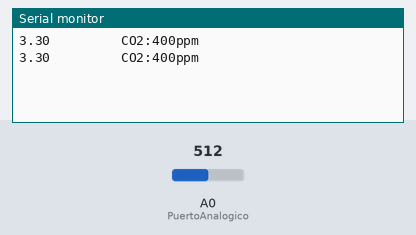
A sketch run on a simulated Arduino Uno, built with avr-gcc and run on an emulated ATmega328P. On the bench: the last lines printed to the serial monitor. The test bench sets the inputs (shaded band); at power-on: A0 (PuertoAnalogico) = 512.

Above: at 1.2 s.
1.3 s: A0 (PuertoAnalogico) set to 716
At 2.3 s:
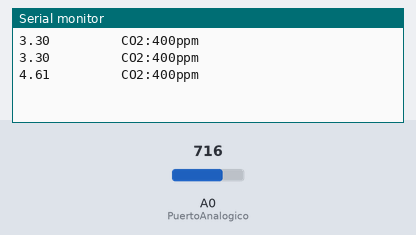
2.8 s: A0 (PuertoAnalogico) set to 900
At 3.6 s:
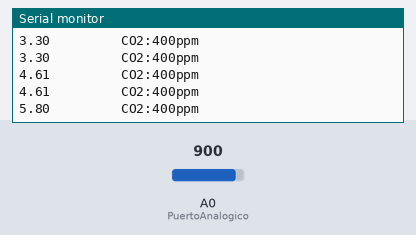
Timing chart, 0 to 5.8 s (numbered marks = the images above; inputs shaded):
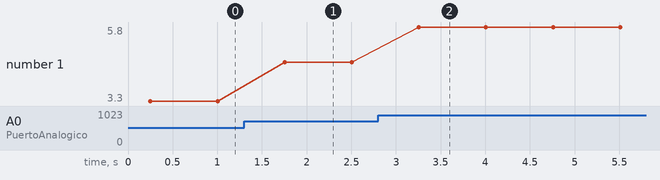

Measured:
- after the input at 1.3 s, the serial monitor: prints a new line after 0.45 s (image 1)
- after the input at 2.8 s, the serial monitor: prints a new line after 0.46 s (image 2)
- plotted number 1: 3.3 → 4.61 after the input at 1.3 s, 4.61 → 5.8 after the input at 2.8 s

The sketch:

MG11_sensor.ino
```cpp
#define         PuertoAnalogico              (0)     //define which analog input channel you are going to use

#define         BOOL_PIN                     (2)
#define         DC_GAIN                      (8.5)   //define the DC gain of amplifier
#define         READ_SAMPLE_INTERVAL         (50)    //define how many samples you are going to take in normal operation
#define         READ_SAMPLE_TIMES            (5)     //define the time interval(in milisecond) between each samples in
#define         ZERO_POINT_VOLTAGE           (0.220) //define the output of the sensor in volts when the concentration of CO2 is 400PPM
#define         REACTION_VOLTGAE             (0.020) //define the voltage drop of the sensor when move the sensor from air into 1000ppm CO2
float           CO2Curve[3]  =  {2.602,ZERO_POINT_VOLTAGE,(REACTION_VOLTGAE/(2.602-3))};
float volts;  int CO2,CO2A;


void setup()
{
    Serial.begin(9600);                              //UART setup, baudrate = 9600bps
}

void loop()

{
  sensorMQ();
  monitor_serial();
}

void sensorMQ()
{
    volts = MGRead((PuertoAnalogico)*2);
    CO2A = MGGetPercentage(volts,CO2Curve);
    if (CO2A == -1)
    {
      CO2=400;
    } else
    {
     CO2=CO2A;
    }
}

float MGRead(int mg_pin)
{
    int i;
    float v=0;
    for (i=0;i<READ_SAMPLE_TIMES;i++)
    {
        v += (analogRead(PuertoAnalogico)*2);              ////////////POR DOS
        delay(READ_SAMPLE_INTERVAL);
    }
    v = (v/READ_SAMPLE_TIMES) *3.3/1024 ;
    return v;
}

int  MGGetPercentage(float volts, float *pcurve)
{
   if ((volts/DC_GAIN )>=ZERO_POINT_VOLTAGE) {
      return -1;
   } else {
      return pow(10, ((volts/DC_GAIN)-pcurve[1])/pcurve[2]+pcurve[0]);
   }
}

void monitor_serial()
{
    Serial.print(volts);
    Serial.print( "         " );
    Serial.print("CO2:");
    Serial.print(CO2);
    Serial.print( "ppm" );
    Serial.print("\n");
    delay(500);
}
```
